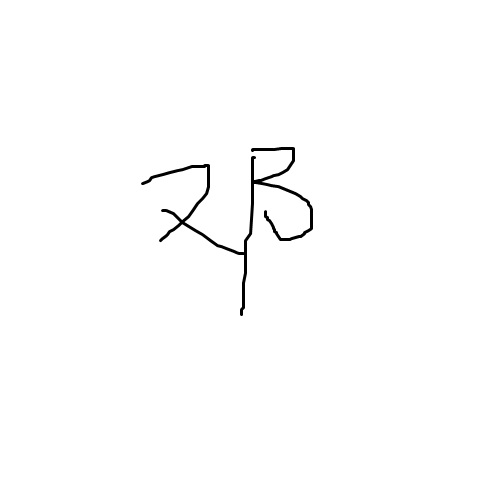
#> input picture deng.jpg, 500 x 500 px, found by its file name
$ python demo.py
#> lines starting #> are read from the running program, lines starting #| are printed output that depends on the picture; after the words box and inside, x2 and y2 are one past the last pixel; in counts of white or black regions, pixels touching at a corner belong together
import cv2
import numpy as np
import matplotlib.pyplot as plt

# 读取图像并转换为灰度
image_path = 'deng.jpg'  # 替换为你的图像路径
image = cv2.imread(image_path, cv2.IMREAD_GRAYSCALE)
#> image is the input picture: shape (500, 500); min 0, max 255, mean 252.9


print(np.sqrt((3) ** 2 +  (4) ** 2))

deltaXip1 = 3
deltaYip1 = 4
l = np.sqrt(deltaXip1 ** 2 + deltaYip1 ** 2)
print(l)

# 二值化图像
_, binary_image = cv2.threshold(image, 127, 255, cv2.THRESH_BINARY)
#> binary_image: shape (500, 500); 99.2% white; 1 black region, box (x1, y1, x2, y2) and area: (141, 147, 313, 316) 2037

# 计算水平投影函数
horizontal_projection = np.sum(binary_image, axis=1)  # 在垂直方向上进行像素值求和
#> horizontal_projection = 500 values, max 127500 at index 0, min 116280 at index 149, mean 126461.1

# 计算垂直投影函数
vertical_projection = np.sum(binary_image, axis=0)  # 在水平方向上进行像素值求和
#> vertical_projection = 500 values, max 127500 at index 0, min 107100 at index 251, mean 126461.1

# 绘制投影函数图像
plt.figure(figsize=(12, 6))

plt.subplot(1, 2, 1)
plt.plot(horizontal_projection, range(binary_image.shape[0]))
plt.title('Horizontal Projection')
plt.xlabel('Sum of Pixel Values')
plt.ylabel('Row')

plt.subplot(1, 2, 2)
plt.plot(range(binary_image.shape[1]), vertical_projection)
plt.title('Vertical Projection')
plt.xlabel('Column')
plt.ylabel('Sum of Pixel Values')

plt.tight_layout()
plt.show()
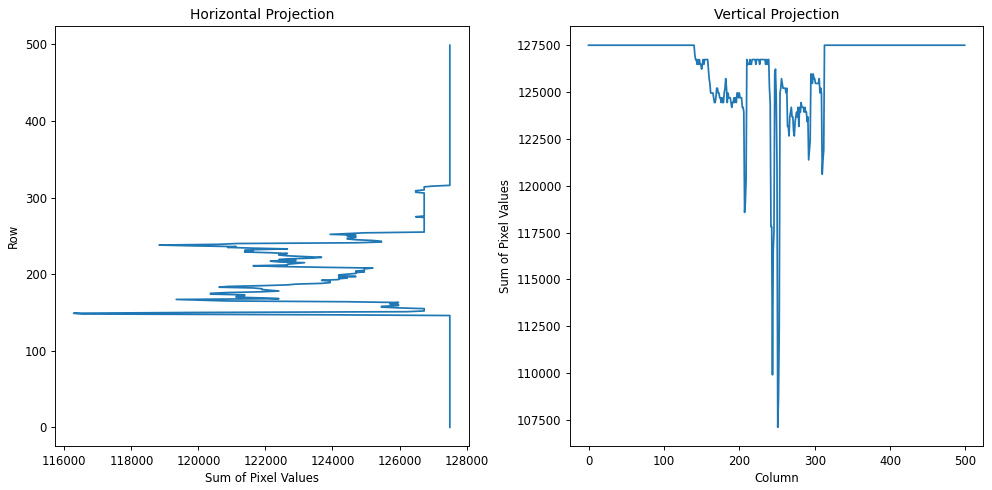
#> figure drawn by matplotlib, 2 panels; panel 2: curve peaks at x = 0, y = 127500

$ run again, with chang.jpg copied over deng.jpg
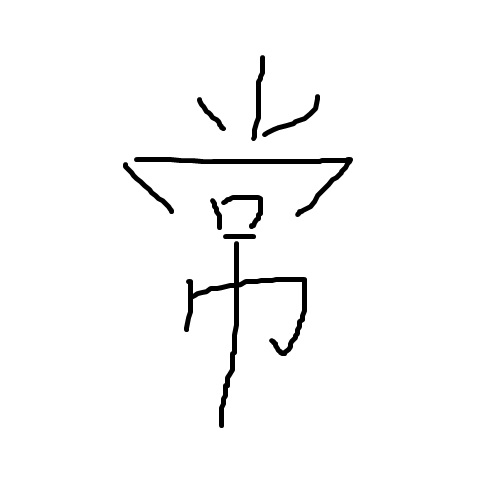
#> input picture chang.jpg, 500 x 500 px, found by its file name
#> image is the input picture: shape (500, 500); min 0, max 255, mean 249
#> binary_image: shape (500, 500); 97.7% white; 9 black regions, largest, box (x1, y1, x2, y2) and area: (184, 241, 307, 428) 2298, (134, 157, 353, 217) 1476, (251, 55, 265, 141) 435
#> horizontal_projection = 500 values, max 127500 at index 0, min 71655 at index 159, mean 124509.9
#> vertical_projection = 500 values, max 127500 at index 0, min 90780 at index 234, mean 124509.9
#> `plt.show()`:
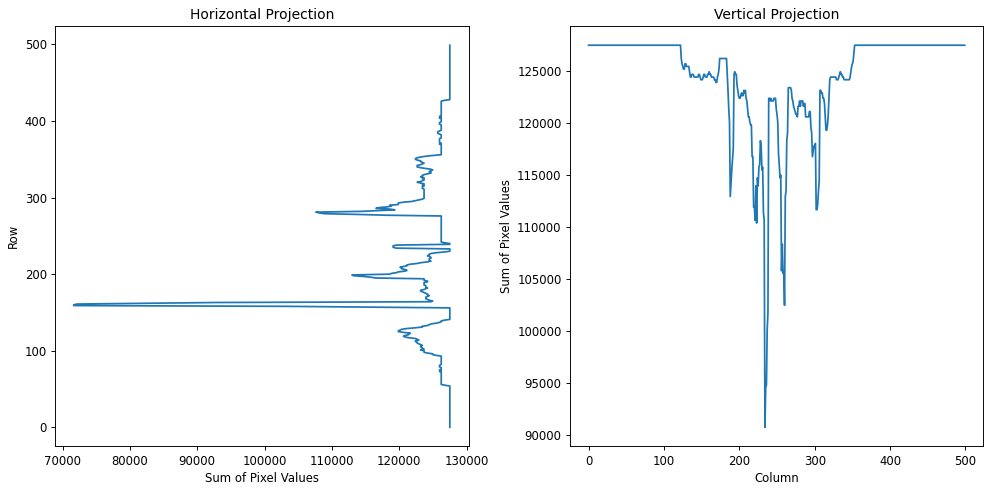
#> figure drawn by matplotlib, 2 panels; panel 2: curve peaks at x = 0, y = 127500

$ run again, with handwritten_chinese.jpg copied over deng.jpg
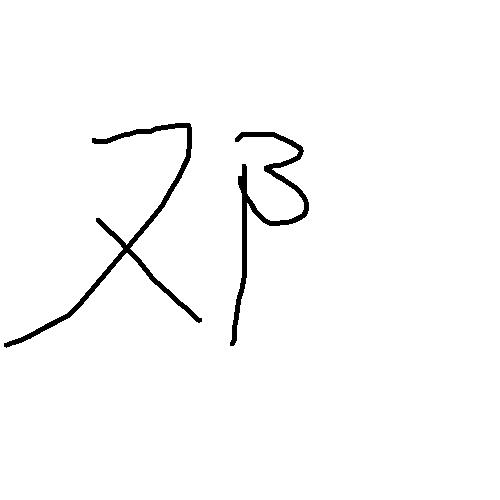
#> input picture handwritten_chinese.jpg, 500 x 500 px, found by its file name
#> image is the input picture: shape (500, 500); min 0, max 255, mean 249.9
#> binary_image: shape (500, 500); 98% white; 2 black regions, box (x1, y1, x2, y2) and area: (4, 123, 202, 348) 2714, (230, 132, 309, 346) 2230
#> horizontal_projection = 500 values, max 127500 at index 0, min 108885 at index 133, mean 124978.6
#> vertical_projection = 500 values, max 127500 at index 0, min 92310 at index 242, mean 124978.6
#> `plt.show()`:
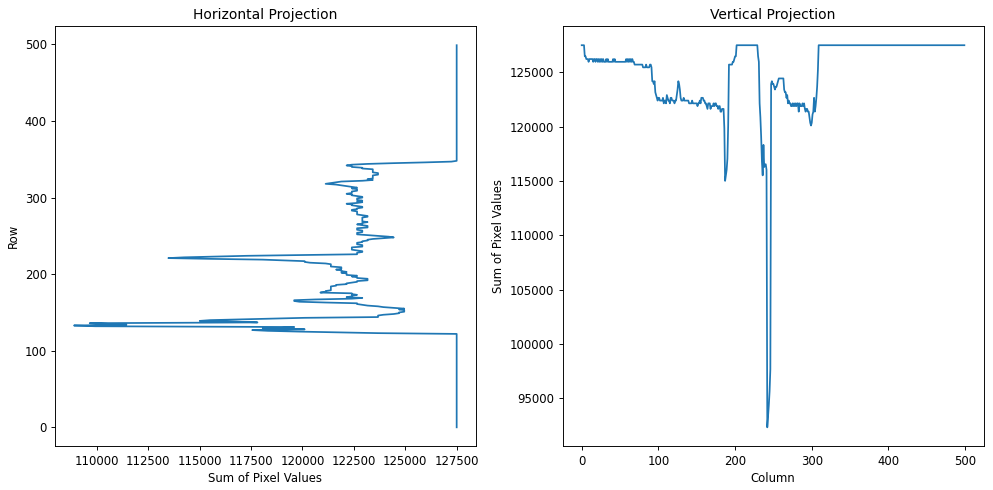
#> figure drawn by matplotlib, 2 panels; panel 2: curve peaks at x = 0, y = 127500
